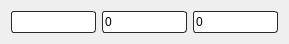
  <widget class="QWidget" name="layoutWidget_5">
   <property name="geometry">
    <rect>
     <x>569</x>
     <y>605</y>
     <width>289</width>
     <height>31</height>
    </rect>
   </property>
   <layout class="QHBoxLayout" name="horizontalLayout_2">
    <item>
     <widget class="QLineEdit" name="total_rec">
      <property name="minimumSize">
       <size>
        <width>0</width>
        <height>22</height>
       </size>
      </property>
      <property name="styleSheet">
       <string notr="true">border-style: solid !important;
    border-width: 1px !important;
    border-color: rgb( 41, 41, 41 ) !important;
    border-radius: 3px !important;</string>
      </property>
      <property name="readOnly">
       <bool>true</bool>
      </property>
     </widget>
    </item>
    <item>
     <widget class="QLineEdit" name="discount">
      <property name="minimumSize">
       <size>
        <width>0</width>
        <height>22</height>
       </size>
      </property>
      <property name="styleSheet">
       <string notr="true">border-style: solid !important;
    border-width: 1px !important;
    border-color: rgb( 41, 41, 41 ) !important;
    border-radius: 3px !important;</string>
      </property>
      <property name="text">
       <string>0</string>
      </property>
     </widget>
    </item>
    <item>
     <widget class="QLineEdit" name="dicount_perc">
      <property name="minimumSize">
       <size>
        <width>0</width>
        <height>22</height>
       </size>
      </property>
      <property name="styleSheet">
       <string notr="true">border-style: solid !important;
    border-width: 1px !important;
    border-color: rgb( 41, 41, 41 ) !important;
    border-radius: 3px !important;</string>
      </property>
      <property name="text">
       <string>0</string>
      </property>
     </widget>
    </item>
   </layout>
  </widget>
